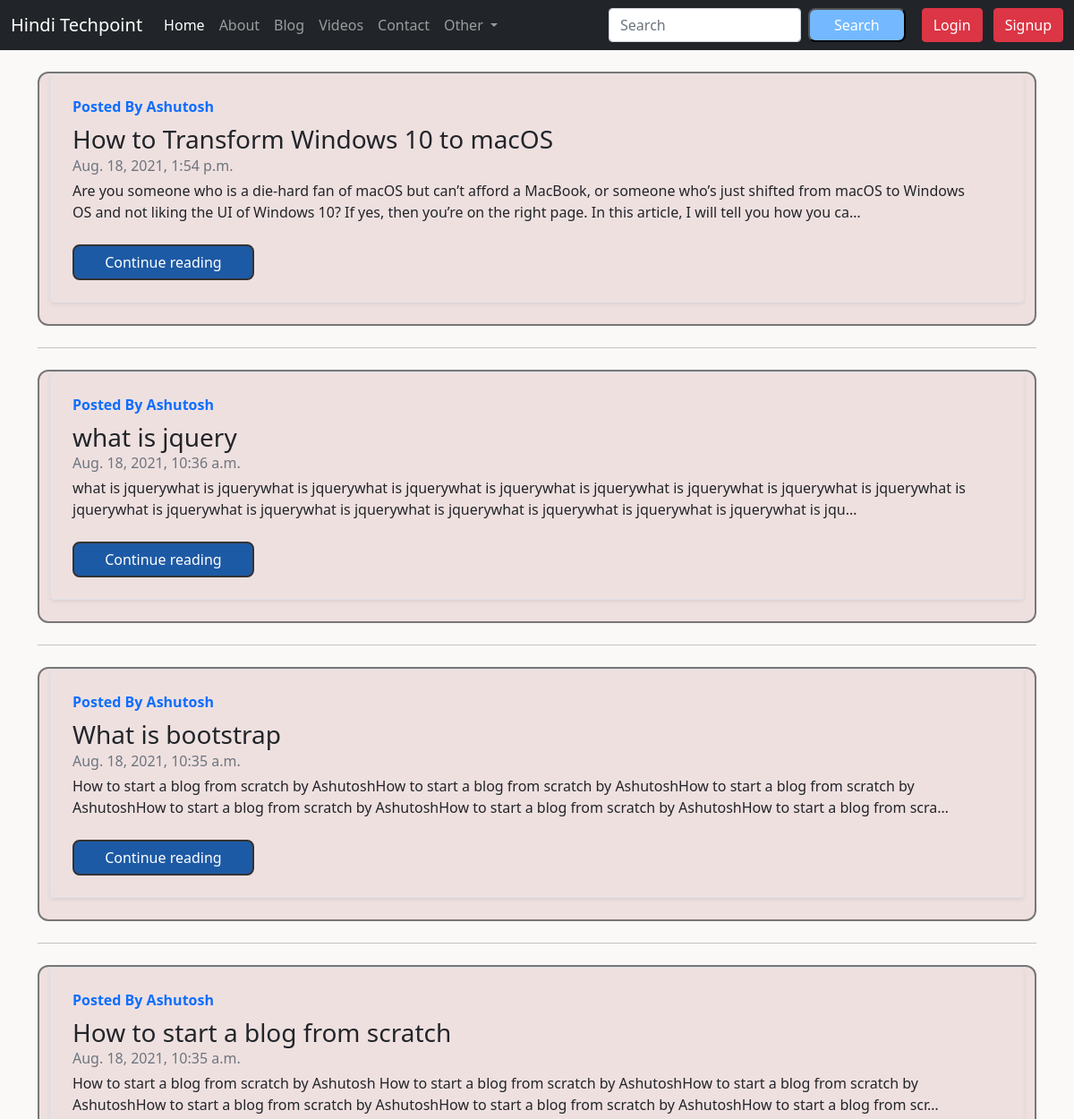
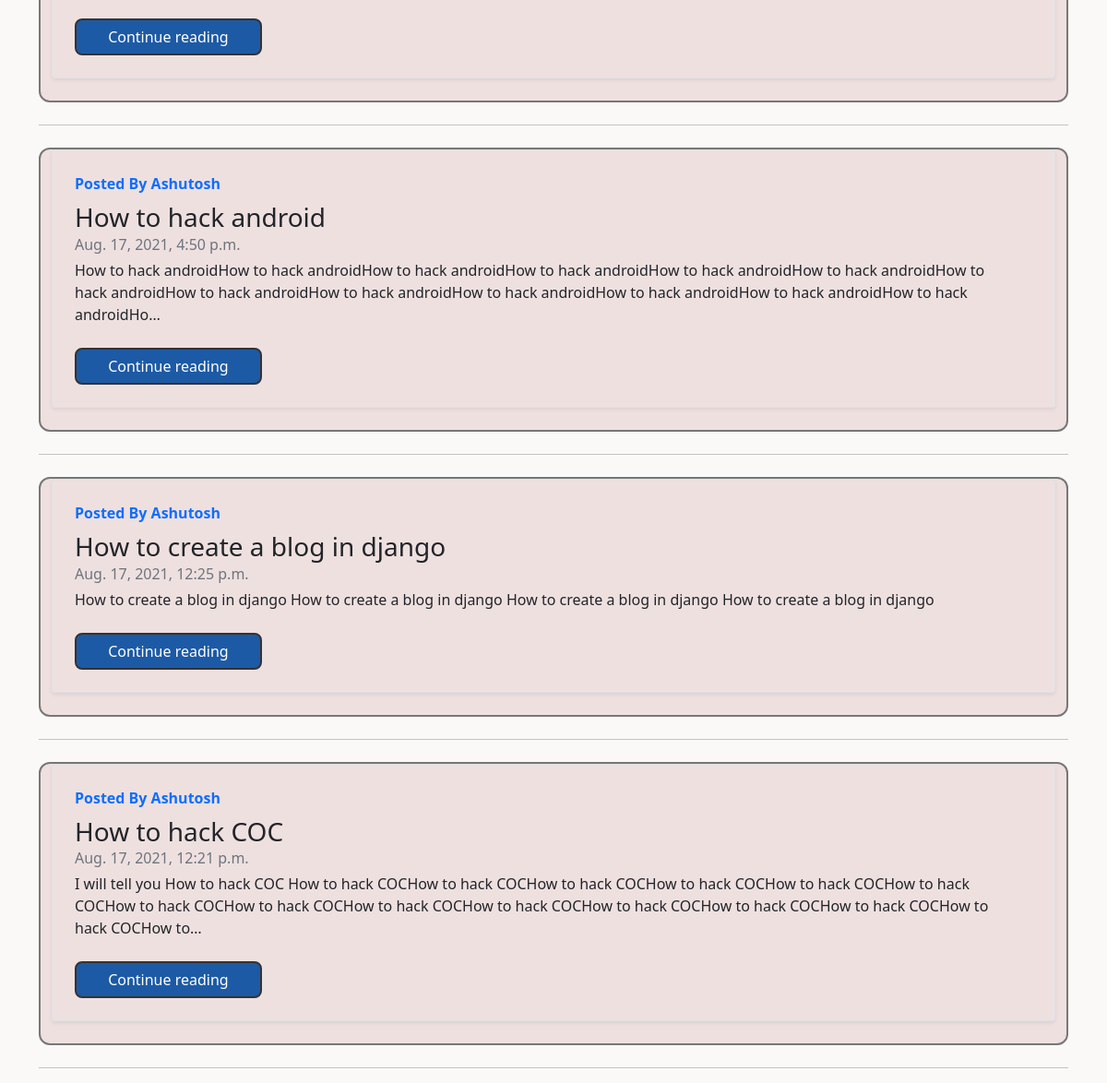
Screenshot of /blog/ with the database file from the repository (2 pictures, top to bottom).
### blog/models.py (models this page shows, shortened)
class Post(models.Model):
    sno=models.AutoField(primary_key=True)
    title=models.CharField(max_length=255)
    author=models.CharField(max_length=14)
    slug=models.CharField(max_length=130)
    timeStamp=models.DateTimeField(blank=True)
    content=models.TextField()

### blog/views.py (the view)
# urls.py: path('', views.blogHome, name='blogHome'),
def blogHome(request):
    allPosts = Post.objects.all().order_by('-timeStamp')
    context = {'allPosts': allPosts}
    return render(request, 'blog/blog.html', context)

### templates/blog/blog.html (shortened to what this page needs)
{% extends 'base.html' %}
{% block body %}
<link rel="stylesheet" href="/static/css/blog.css">
<section class="container">
{% for post in allPosts %}
<div class="myallposts container my-4">
    <div class="row g-0 border rounded overflow-hidden flex-md-row mb-4 shadow-sm h-md-250 position-relative">
        <div class="row p-4 d-flex flex-column position-static">
            <strong class="d-inline-block mb-2 text-primary">Posted By {{post.author}}</strong>
            <a style="text-decoration: none;" class="text-dark" href="/blog/{{post.slug}}"><h3 class="mb-0">{{post.title}}</h3></a>
            <div class="mb-1 text-muted">{{post.timeStamp}}</div>
            <p class="card-text mb-auto">{{post.content| truncatechars:250}}</p>
                <br>
            <a href="/blog/{{post.slug}}"><button class="btn btn-primary continue-reading-btn">Continue reading</button></a>
        </div>
    </div>
    </div>
    <hr>
{% endfor %}
</section>
{% endblock body %}

### templates/base.html (shortened to what this page needs)
<!doctype html>
<html lang="en">
<head>
  <link href="https://cdn.jsdelivr.net/npm/bootstrap@5.1.0/dist/css/bootstrap.min.css" rel="stylesheet"
>
</head>
<body style="background: #fbf8f8;">
  <nav class="navbar navbar-expand-lg navbar-dark bg-dark">
    <div class="container-fluid">
      <a class="navbar-brand" href="/">Hindi Techpoint</a>
      <div class="collapse navbar-collapse" id="navbarSupportedContent">
        <ul class="navbar-nav me-auto mb-2 mb-lg-0">
          <li class="nav-item">
            <a class="nav-link active" aria-current="page" href="/">Home</a>
          </li>
          <li class="nav-item">
            <a class="nav-link" href="/about">About</a>
          </li>
          <li class="nav-item">
            <a class="nav-link" href="/blog">Blog</a>
          </li>
          <li class="nav-item">
            <a class="nav-link" href="/blog">Videos</a>
          </li>
          <li class="nav-item">
            <a class="nav-link" href="/contact">Contact</a>
          </li>
          <li class="nav-item dropdown">
            <a class="nav-link dropdown-toggle" href="#" id="navbarDropdown" role="button" data-bs-toggle="dropdown"
              aria-expanded="false">
              Other
            </a>
          </li>
        </ul>
        <form method="GET" action="/search" class="d-flex">
          <input class="form-control me-2" type="search" placeholder="Search" name="query" aria-label="Search">
          <button style="
          margin-right: 18px;
            width: 50%;
            outline: none;
            border-radius: 8px;
            background: #74b9ff;
            color: #fff;" type="search">Search</button>
        </form>
        {% if user.is_authenticated %}
        <div style="margin-top: 2px;" class="dropdown">
          <button style="margin-right: 12px;" class="btn btn-danger dropdown-toggle" type="button" id="dropdownMenuButton1"
            data-bs-toggle="dropdown" aria-expanded="false">
            {{request.user}}
          </button>
          <ul class="dropdown-menu" aria-labelledby="dropdownMenuButton1">
            <li><a class="dropdown-item" href="#">Profile</a></li>
            <li><a class="dropdown-item" href="/logout/">Logout</a></li>
          </ul>
        </div>
        {% else %}
        <button style="margin-right: 12px;" type="button" class="btn btn-danger" data-bs-toggle="modal"
          data-bs-target="#signinModal">
          Login
        </button>
        <button type="button" class="btn btn-danger" data-bs-toggle="modal" data-bs-target="#signupModal">
          Signup
        </button>
        {% endif %}
      </div>
    </div>
  </nav>
  {% block body %}
  {% endblock body %}
</body>
</html>

### static/css/blog.css (style rules this page uses)
.myallposts { background-color: #efe0e0; border: 2px solid #777777; border-radius: 12px; }
.continue-reading-btn { width: 20%; background: #1d5aa5; border:2px solid #333333; border-radius: 8px; }

### templates/base.html (style rules this page uses)
body { overflow-x: hidden; }

### rows the page displays
Post: author "Ashutosh", title "How to Transform Windows 10 to macOS", timeStamp "Aug. 18, 2021, 1:54 p.m.", content "Are you someone who is a die-hard fan of macOS but can’t afford a MacBook, or someone who’s just shifted from macOS to Windows OS and not liking the UI of Windows 10? If yes, then you’re on the right page. In this article, I will tell you how you ca…"
Post: author "Ashutosh", title "what is jquery", timeStamp "Aug. 18, 2021, 10:36 a.m.", content "what is jquerywhat is jquerywhat is jquerywhat is jquerywhat is jquerywhat is jquerywhat is jquerywhat is jquerywhat is jquerywhat is jquerywhat is jquerywhat is jquerywhat is jquerywhat is jquerywhat is jquerywhat is jquerywhat is jquerywhat is jqu…"
Post: author "Ashutosh", title "What is bootstrap", timeStamp "Aug. 18, 2021, 10:35 a.m.", content "How to start a blog from scratch by AshutoshHow to start a blog from scratch by AshutoshHow to start a blog from scratch by AshutoshHow to start a blog from scratch by AshutoshHow to start a blog from scratch by AshutoshHow to start a blog from scra…"
Post: author "Ashutosh", title "How to start a blog from scratch", timeStamp "Aug. 18, 2021, 10:35 a.m.", content "How to start a blog from scratch by Ashutosh How to start a blog from scratch by AshutoshHow to start a blog from scratch by AshutoshHow to start a blog from scratch by AshutoshHow to start a blog from scratch by AshutoshHow to start a blog from scr…"
Post: author "Ashutosh", title "How to hack android", timeStamp "Aug. 17, 2021, 4:50 p.m.", content "How to hack androidHow to hack androidHow to hack androidHow to hack androidHow to hack androidHow to hack androidHow to hack androidHow to hack androidHow to hack androidHow to hack androidHow to hack androidHow to hack androidHow to hack androidHo…"
Post: author "Ashutosh", title "How to create a blog in django", timeStamp "Aug. 17, 2021, 12:25 p.m.", content "How to create a blog in django How to create a blog in django How to create a blog in django How to create a blog in django"
Post: author "Ashutosh", title "How to hack COC", timeStamp "Aug. 17, 2021, 12:21 p.m.", content "I will tell you How to hack COC How to hack COCHow to hack COCHow to hack COCHow to hack COCHow to hack COCHow to hack COCHow to hack COCHow to hack COCHow to hack COCHow to hack COCHow to hack COCHow to hack COCHow to hack COCHow to hack COCHow to…"
